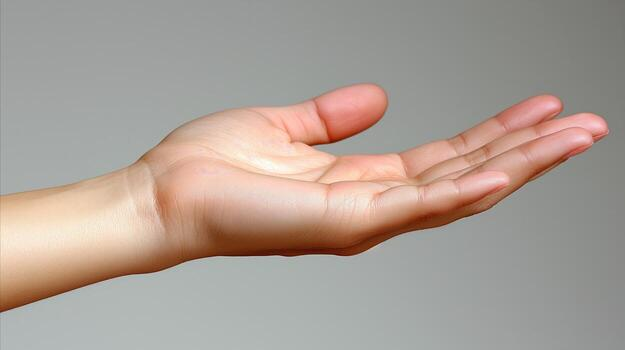
#> input picture data/Hand1.jpeg, 625 x 350 px
$ python -i visualization.py   (imports and definitions only)
#> lines starting #> are read from the running program, lines starting #| are printed output that depends on the picture
#> further down, picture is the input picture: shape (350, 625, 3); mean B, G, R 150.3, 158.8, 171.1
"""
Utility functions for video processing and visualization
"""

import cv2
import numpy as np
from typing import Tuple, Optional, List

# Hand connections for drawing (moved from HandDetector)
HAND_CONNECTIONS = [
    (0, 1), (1, 2), (2, 3), (3, 4),      # Thumb
    (0, 5), (5, 6), (6, 7), (7, 8),      # Index
    (0, 9), (9, 10), (10, 11), (11, 12), # Middle
    (0, 13), (13, 14), (14, 15), (15, 16),  # Ring
    (0, 17), (17, 18), (18, 19), (19, 20)   # Pinky
]

# Hand landmark indices for drawing (PALM_CENTER moved from HandDetector)
PALM_CENTER = 9


def apply_clahe(frame: np.ndarray, clip_limit: float = 2.0,
                tile_size: Tuple[int, int] = (8, 8)) -> np.ndarray:
    """
    Apply Contrast Limited Adaptive Histogram Equalization to improve visibility.

    Args:
        frame: Input frame (BGR)
        clip_limit: Contrast limit
        tile_size: Tile grid size

    Returns:
        Enhanced frame
    """
#> called with clip_limit = 2, tile_size = (8, 8)
    gray = cv2.cvtColor(frame, cv2.COLOR_BGR2GRAY)
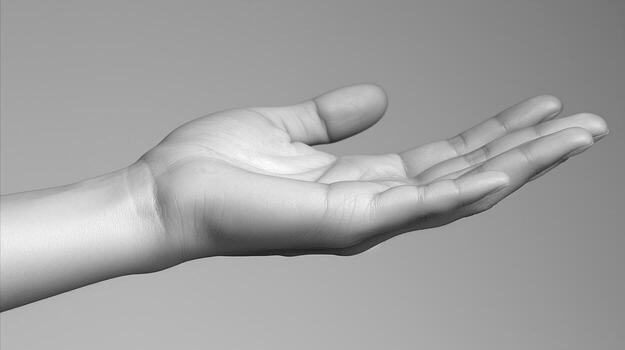
#> gray: shape (350, 625); min 25, max 254, mean 161.5
    clahe = cv2.createCLAHE(clipLimit=clip_limit, tileGridSize=tile_size)
    enhanced = clahe.apply(gray)
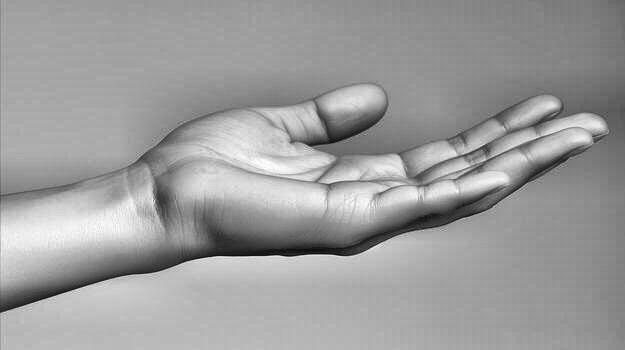
#> enhanced: shape (350, 625); min 10, max 255, mean 156.4
    enhanced_frame = cv2.cvtColor(enhanced, cv2.COLOR_GRAY2BGR)

    return enhanced_frame


# [172 lines left out: functions draw_fps, draw_text, draw_info_panel, draw_hand_landmarks, normalize_frame, flip_frame, not called in this run]


class FPSCounter:
    """Helper class to calculate and track FPS"""

    # [39 lines left out: functions __init__, update, not called in this run]

    def reset(self):
        """Reset FPS counter"""
        self.timestamps = []

>>> import cv2
>>> picture = cv2.imread('../../../data/Hand1.jpeg')
>>> result = apply_clahe(picture)

$ run again, on data/Hand2.jpg
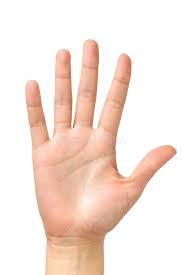
#> input picture data/Hand2.jpg, 183 x 275 px
#> picture is the input picture: shape (275, 183, 3); mean B, G, R 219.4, 228.4, 246.5
#> in apply_clahe, `gray = cv2.cvtColor(frame, cv2.COLOR_BGR2GRAY)`:
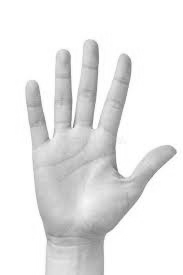
#> gray: shape (275, 183); min 111, max 255, mean 232.8
#> in apply_clahe, `enhanced = clahe.apply(gray)`:
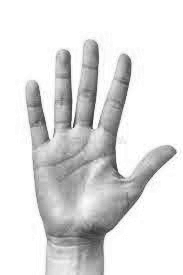
#> enhanced: shape (275, 183); min 54, max 255, mean 223.3
